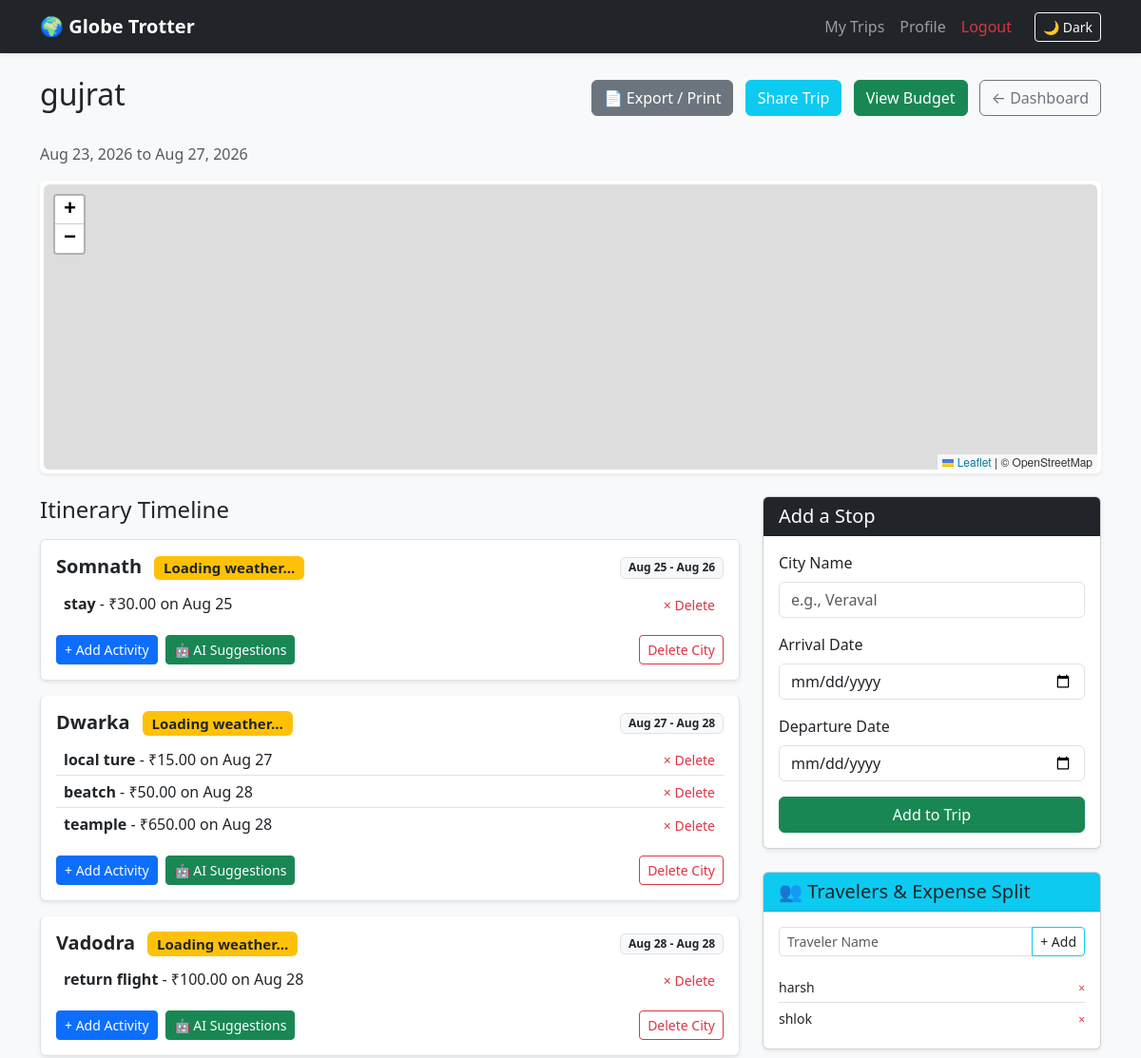
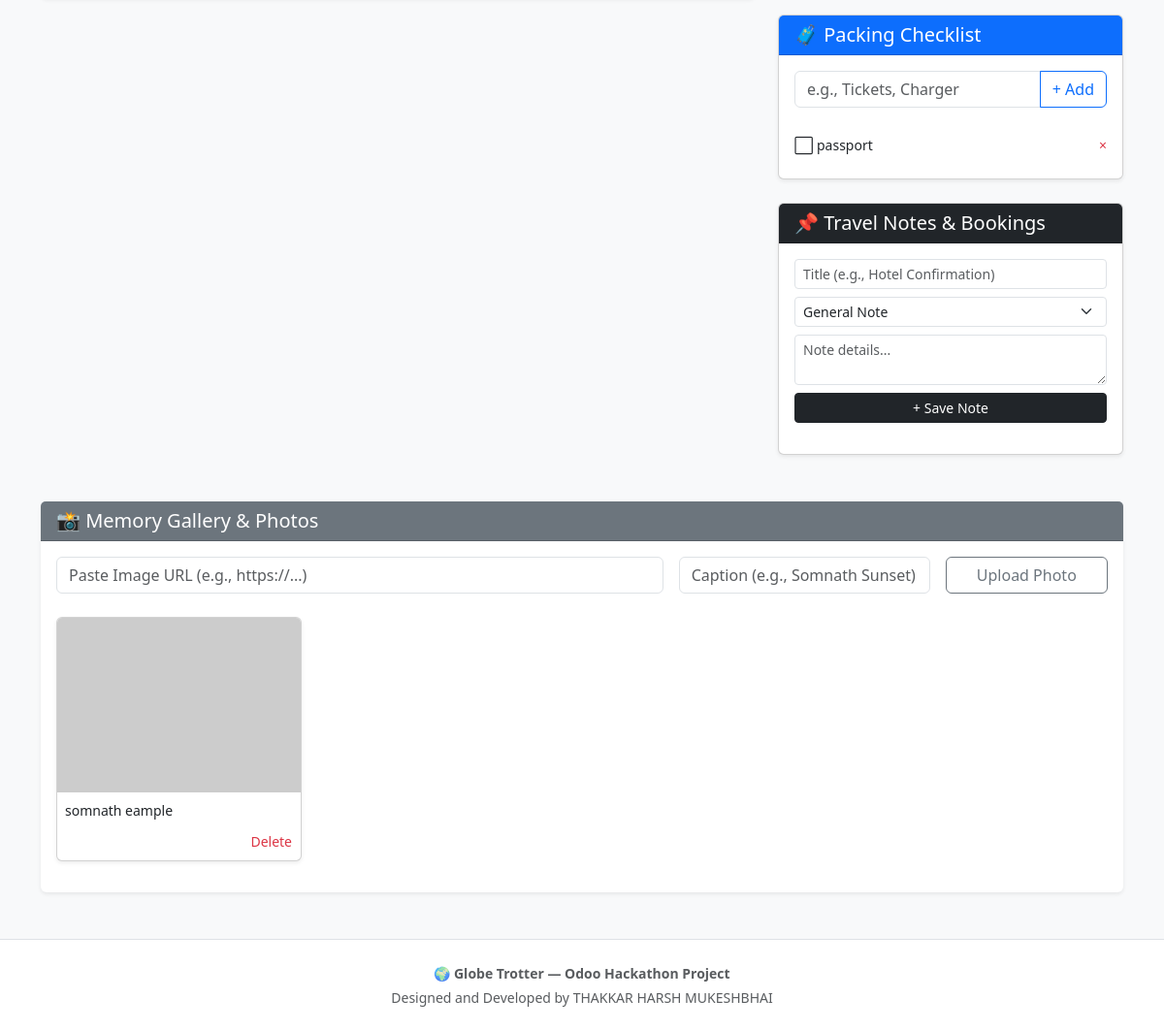
Screenshot of /trip/1 (signed in) with the database file from the repository (2 pictures, top to bottom).
### app/models.py (models this page shows)
class Trip(db.Model):
    id = db.Column(db.Integer, primary_key=True)
    user_id = db.Column(db.Integer, db.ForeignKey('user.id'), nullable=False) # Links the trip to the user
    title = db.Column(db.String(100), nullable=False)
    description = db.Column(db.Text, nullable=True)
    start_date = db.Column(db.Date, nullable=False)
    end_date = db.Column(db.Date, nullable=False)
    created_at = db.Column(db.DateTime, default=datetime.utcnow)
    stops = db.relationship('Stop', backref='trip', lazy=True, cascade="all, delete-orphan")

class Stop(db.Model):
    id = db.Column(db.Integer, primary_key=True)
    trip_id = db.Column(db.Integer, db.ForeignKey('trip.id'), nullable=False) # Links the stop to a trip
    city_name = db.Column(db.String(100), nullable=False)
    arrival_date = db.Column(db.Date, nullable=False)
    departure_date = db.Column(db.Date, nullable=False)
    activities = db.relationship('Activity', backref='stop', lazy=True, cascade="all, delete-orphan")

class Activity(db.Model):
    id = db.Column(db.Integer, primary_key=True)
    stop_id = db.Column(db.Integer, db.ForeignKey('stop.id'), nullable=False) # Links activity to a stop
    name = db.Column(db.String(150), nullable=False)
    cost = db.Column(db.Float, default=0.0)
    activity_date = db.Column(db.Date, nullable=False)

class TripParticipant(db.Model):
    id = db.Column(db.Integer, primary_key=True)
    trip_id = db.Column(db.Integer, db.ForeignKey('trip.id'), nullable=False)
    name = db.Column(db.String(100), nullable=False)
    trip = db.relationship('Trip', backref=db.backref('participants', lazy=True, cascade="all, delete-orphan"))

class ChecklistItem(db.Model):
    id = db.Column(db.Integer, primary_key=True)
    trip_id = db.Column(db.Integer, db.ForeignKey('trip.id'), nullable=False)
    item_name = db.Column(db.String(150), nullable=False)
    is_packed = db.Column(db.Boolean, default=False)
    trip = db.relationship('Trip', backref=db.backref('checklist_items', lazy=True, cascade="all, delete-orphan"))

class TripPhoto(db.Model):
    id = db.Column(db.Integer, primary_key=True)
    trip_id = db.Column(db.Integer, db.ForeignKey('trip.id'), nullable=False)
    image_url = db.Column(db.String(300), nullable=False)
    caption = db.Column(db.String(150))
    trip = db.relationship('Trip', backref=db.backref('photos', lazy=True, cascade="all, delete-orphan"))

### app/routes.py (the view)
@auth.route('/trip/<int:trip_id>')
@login_required
def trip_view(trip_id):
    trip = Trip.query.get_or_404(trip_id)
    if trip.user_id != current_user.id:
        flash("You don't have permission to view this trip.", "danger")
        return redirect(url_for('auth.dashboard'))
    stops = Stop.query.filter_by(trip_id=trip.id).order_by(Stop.arrival_date).all()
    return render_template('trip_view.html', trip=trip, stops=stops)

### app/__init__.py (called while the page is built)
def create_app():
    app = Flask(__name__)
    app.config["SECRET_KEY"] = "123456"
    app.config["SQLALCHEMY_DATABASE_URI"] = "sqlite:///project.db"
    app.config["SQLALCHEMY_TRACK_MODIFICATIONS"] = False
    db.init_app(app)
    login_manager.init_app(app)
    login_manager.login_view = 'auth.login'
    login_manager.login_message_category = 'info'
    from app.routes import auth as auth_blueprint
    app.register_blueprint(auth_blueprint)
    from app.models import User
    @login_manager.user_loader
    def load_user(user_id):
        return User.query.get(int(user_id))
    return app

### app/templates/trip_view.html (shortened to what this page needs)
{% extends "base.html" %}
{% block content %}
<div class="d-flex justify-content-between align-items-center mb-4">
    <h2>{{ trip.title }}</h2>
    <div>
        <a href="{{ url_for('auth.export_trip', trip_id=trip.id) }}" target="_blank" class="btn btn-secondary me-2">📄 Export / Print</a>
        <a href="{{ url_for('auth.share_trip', trip_id=trip.id) }}" target="_blank" class="btn btn-info me-2 text-white">Share Trip</a>
        <a href="{{ url_for('auth.trip_budget', trip_id=trip.id) }}" class="btn btn-success me-2">View Budget</a>
        <a href="{{ url_for('auth.dashboard') }}" class="btn btn-outline-secondary">&larr; Dashboard</a>
    </div>
</div>
<p class="text-muted">{{ trip.start_date.strftime('%b %d, %Y') }} to {{ trip.end_date.strftime('%b %d, %Y') }}</p>
<link rel="stylesheet" href="https://unpkg.com/leaflet@1.9.4/dist/leaflet.css" />
<div class="row mb-4">
    <div class="col-12">
        <div class="card shadow-sm border-0">
            <div class="card-body p-1">
                <div id="tripMap" style="height: 300px; border-radius: 6px; z-index: 1;"></div>
            </div>
        </div>
    </div>
</div>
<div class="row">
    <div class="col-md-8">
        <h4 class="mb-3">Itinerary Timeline</h4>
        {% if stops %}
            <div class="list-group">
                {% for stop in stops %}
                <div class="list-group-item mb-3 shadow-sm rounded p-3">
                    <div class="d-flex w-100 justify-content-between align-items-center mb-2">
                        <h5 class="mb-0 fw-bold">
                            {{ stop.city_name }}
                            <span id="weather-{{ stop.city_name|replace(' ', '-') }}" class="badge bg-warning text-dark ms-2 text-normal small">Loading weather...</span>
                        </h5>
                        <span class="badge bg-light text-dark border">
                            {{ stop.arrival_date.strftime('%b %d') }} - {{ stop.departure_date.strftime('%b %d') }}
                        </span>
                    </div>
                    {% if stop.activities %}
                        <ul class="list-group list-group-flush my-2">
                            {% for activity in stop.activities %}
                            <li class="list-group-item d-flex justify-content-between align-items-center px-2 py-1 bg-transparent">
                                <div>
                                    <strong>{{ activity.name }}</strong> - ₹{{ "%.2f"|format(activity.cost) }} on {{ activity.activity_date.strftime('%b %d') }}
                                </div>
                                <form method="POST" action="{{ url_for('auth.delete_activity', activity_id=activity.id) }}" class="d-inline" onsubmit="return confirm('Remove activity?');">
                                    <button type="submit" class="btn btn-sm btn-link text-danger p-0 ms-2 text-decoration-none">&times; Delete</button>
                                </form>
                            </li>
                            {% endfor %}
                        </ul>
                    {% else %}
                        <p class="mb-1 text-muted small">No activities planned yet.</p>
                    {% endif %}
                    <div class="mt-3 d-flex gap-2 flex-wrap">
                        <a href="{{ url_for('auth.add_activity', stop_id=stop.id) }}" class="btn btn-sm btn-primary">+ Add Activity</a>
                        <a href="{{ url_for('auth.ai_recommendations', stop_id=stop.id) }}" class="btn btn-sm btn-success">🤖 AI Suggestions</a>
                        <form method="POST" action="{{ url_for('auth.delete_stop', stop_id=stop.id) }}" class="ms-auto" onsubmit="return confirm('Remove city?');">
                            <button type="submit" class="btn btn-sm btn-outline-danger">Delete City</button>
                        </form>
                    </div>
                </div>
                {% endfor %}
            </div>
        {% else %}
            <div class="alert alert-light border border-secondary border-dashed text-center p-5">
                <h5 class="text-muted">No stops added yet!</h5>
                <p>Use the form to start building your itinerary.</p>
            </div>
        {% endif %}
    </div>
    <div class="col-md-4">
        <div class="card shadow-sm mb-4">
            <div class="card-header bg-dark text-white">
                <h5 class="card-title mb-0">Add a Stop</h5>
            </div>
            <div class="card-body">
                <form method="POST" action="{{ url_for('auth.add_stop', trip_id=trip.id) }}">
                    <div class="mb-3">
                        <label for="city_name" class="form-label">City Name</label>
                        <input type="text" class="form-control" id="city_name" name="city_name" placeholder="e.g., Veraval" required>
                    </div>
                    <div class="mb-3">
                        <label for="arrival_date" class="form-label">Arrival Date</label>
                        <input type="date" class="form-control" id="arrival_date" name="arrival_date" required>
                    </div>
                    <div class="mb-3">
                        <label for="departure_date" class="form-label">Departure Date</label>
                        <input type="date" class="form-control" id="departure_date" name="departure_date" required>
                    </div>
                    <button type="submit" class="btn btn-success w-100">Add to Trip</button>
                </form>
            </div>
        </div>
        <div class="card shadow-sm mb-4">
            <div class="card-header bg-info text-dark">
                <h5 class="card-title mb-0">👥 Travelers & Expense Split</h5>
            </div>
            <div class="card-body">
                <form method="POST" action="{{ url_for('auth.add_participant', trip_id=trip.id) }}" class="mb-3">
                    <div class="input-group">
                        <input type="text" name="name" class="form-control form-control-sm" placeholder="Traveler Name" required>
                        <button type="submit" class="btn btn-sm btn-outline-info text-dark">+ Add</button>
                    </div>
                </form>
                {% if trip.participants %}
                    <ul class="list-group list-group-flush">
                        {% for p in trip.participants %}
                        <li class="list-group-item d-flex justify-content-between align-items-center px-0 py-1">
                            <span class="small">{{ p.name }}</span>
                            <form method="POST" action="{{ url_for('auth.delete_participant', p_id=p.id) }}" class="m-0">
                                <button type="submit" class="btn btn-sm btn-link text-danger p-0 border-0 text-decoration-none" style="font-size: 0.75rem;">&times;</button>
                            </form>
                        </li>
                        {% endfor %}
                    </ul>
                {% else %}
                    <p class="text-muted small mb-0">No other travelers added.</p>
                {% endif %}
            </div>
        </div>
        <div class="card shadow-sm mb-4">
            <div class="card-header bg-primary text-white">
                <h5 class="card-title mb-0">🧳 Packing Checklist</h5>
            </div>
            <div class="card-body">
                <form method="POST" action="{{ url_for('auth.add_checklist_item', trip_id=trip.id) }}" class="mb-3">
                    <div class="input-group">
                        <input type="text" name="item_name" class="form-control" placeholder="e.g., Tickets, Charger" required>
                        <button type="submit" class="btn btn-outline-primary">+ Add</button>
                    </div>
                </form>
                {% if trip.checklist_items %}
                    <ul class="list-group list-group-flush">
                        {% for item in trip.checklist_items %}
                        <li class="list-group-item d-flex justify-content-between align-items-center px-0">
                            <form method="POST" action="{{ url_for('auth.toggle_checklist_item', item_id=item.id) }}" class="m-0">
                                <button type="submit" class="btn btn-sm text-start p-0 border-0 bg-transparent">
                                    {% if item.is_packed %}
                                        <span class="text-decoration-line-through text-muted">✅ {{ item.item_name }}</span>
                                    {% else %}
                                        <span>⬜ {{ item.item_name }}</span>
                                    {% endif %}
                                </button>
                            </form>
                            <form method="POST" action="{{ url_for('auth.delete_checklist_item', item_id=item.id) }}" class="m-0">
                                <button type="submit" class="btn btn-sm btn-link text-danger p-0 border-0 text-decoration-none">&times;</button>
                            </form>
                        </li>
                        {% endfor %}
                    </ul>
                {% else %}
                    <p class="text-muted small mb-0">No packing items added yet.</p>
                {% endif %}
            </div>
        </div>
        <div class="card shadow-sm mb-4">
            <div class="card-header bg-dark text-white">
                <h5 class="card-title mb-0">📌 Travel Notes & Bookings</h5>
            </div>
            <div class="card-body">
                <form method="POST" action="{{ url_for('auth.add_trip_note', trip_id=trip.id) }}" class="mb-3">
                    <div class="mb-2">
                        <input type="text" name="title" class="form-control form-control-sm" placeholder="Title (e.g., Hotel Confirmation)" required>
                    </div>
                    <div class="mb-2">
                        <select name="category" class="form-select form-select-sm">
                            <option value="General">General Note</option>
                        </select>
                    </div>
                    <div class="mb-2">
                        <textarea name="content" class="form-control form-control-sm" rows="2" placeholder="Note details..." required></textarea>
                    </div>
                    <button type="submit" class="btn btn-sm btn-dark w-100">+ Save Note</button>
                </form>
            </div>
        </div>
    </div>
</div>
<div class="row mt-4">
    <div class="col-12">
        <div class="card shadow-sm border-0">
            <div class="card-header bg-secondary text-white d-flex justify-content-between align-items-center">
                <h5 class="mb-0">📸 Memory Gallery & Photos</h5>
            </div>
            <div class="card-body">
                <form method="POST" action="{{ url_for('auth.add_trip_photo', trip_id=trip.id) }}" class="row g-3 mb-4">
                    <div class="col-md-7">
                        <input type="url" name="image_url" class="form-control" placeholder="Paste Image URL (e.g., https://...)" required>
                    </div>
                    <div class="col-md-3">
                        <input type="text" name="caption" class="form-control" placeholder="Caption (e.g., Somnath Sunset)">
                    </div>
                    <div class="col-md-2">
                        <button type="submit" class="btn btn-outline-secondary w-100">Upload Photo</button>
                    </div>
                </form>
                {% if trip.photos %}
                    <div class="row">
                        {% for photo in trip.photos %}
                        <div class="col-md-3 mb-3">
                            <div class="card h-100 shadow-sm">
                                <img src="{{ photo.image_url }}" class="card-img-top" alt="Memory" style="height: 180px; object-fit: cover;" onerror="this.src='https://via.placeholder.com/300?text=Invalid+Image+URL'">
                                <div class="card-body p-2 d-flex flex-column">
                                    {% if photo.caption %}
                                        <p class="card-text small mb-2">{{ photo.caption }}</p>
                                    {% endif %}
                                    <form method="POST" action="{{ url_for('auth.delete_trip_photo', photo_id=photo.id) }}" class="mt-auto text-end">
                                        <button type="submit" class="btn btn-sm btn-link text-danger p-0 text-decoration-none">Delete</button>
                                    </form>
                                </div>
                            </div>
                        </div>
                        {% endfor %}
                    </div>
                {% else %}
                    <p class="text-muted text-center mb-0">No photos added to this trip gallery yet.</p>
                {% endif %}
            </div>
        </div>
    </div>
</div>
{% endblock %}

### app/templates/base.html (style rules this page uses)
body { transition: background-color 0.3s ease, color 0.3s ease; }

### rows the page displays
Trip: title "gujrat", start_date "Aug 23, 2026", end_date "Aug 27, 2026"
Stop: city_name "Somnath", arrival_date "Aug 25", departure_date "Aug 26"
Activity: name "stay", cost "30.00", activity_date "Aug 25"
Stop: city_name "Dwarka", arrival_date "Aug 27", departure_date "Aug 28"
Activity: name "local ture", cost "15.00", activity_date "Aug 27"
Activity: name "beatch", cost "50.00", activity_date "Aug 28"
Activity: name "teample", cost "650.00", activity_date "Aug 28"
Stop: city_name "Vadodra", arrival_date "Aug 28", departure_date "Aug 28"
Activity: name "return flight", cost "100.00", activity_date "Aug 28"
TripParticipant: name "harsh"
TripParticipant: name "shlok"
ChecklistItem: item_name "passport"
TripPhoto: caption "somnath eample"
